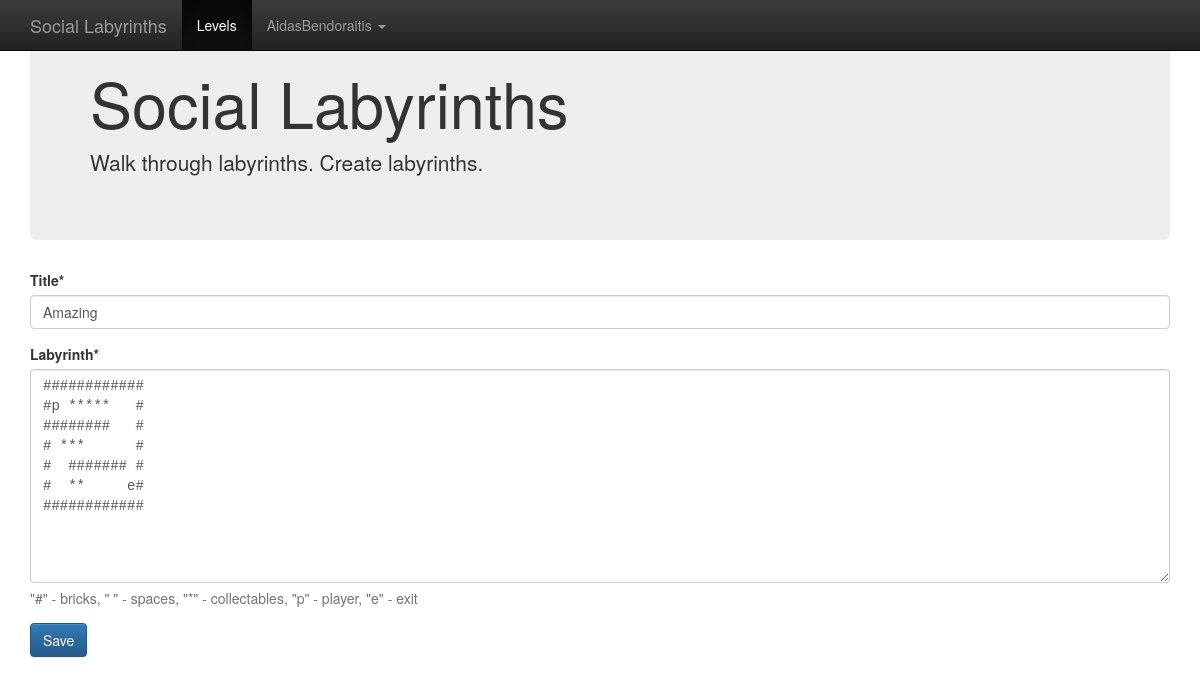
Screenshot of /levels/amazing/change/ (signed in) with the database file from the repository.
### levels/models.py (models this page shows, shortened)
class Level(models.Model):
    created = models.DateTimeField(_("created"), auto_now_add=True)
    modified = models.DateTimeField(_("modified"), auto_now=True)
    author = models.ForeignKey("auth.User", verbose_name=_("author"))
    title = models.CharField(_("title"), max_length=255)
    slug = models.SlugField(_("slug"), max_length=255)
    labyrinth = models.TextField(_("labyrinth"), help_text=_('"#" - bricks, " " - spaces, "*" - collectables, "p" - player, "e" - exit'))
    class Meta:
        verbose_name = _("Level")
        verbose_name_plural = _("Levels")

### levels/views.py (the view)
# urls.py: url(r'^(?P<slug>[^/]+)/change/$', change_level, name="change_level"),
@login_required
def change_level(request, slug):
    level = get_object_or_404(Level, slug=slug)
    if level.author != request.user:
        return HttpResponseForbidden('You do not have permissions to edit this level.')
    if request.method == "POST":
        form = LevelForm(request, data=request.POST, instance=level)
        if form.is_valid():
            level = form.save()
            return redirect('level_detail', slug=level.slug)
    else:
        form = LevelForm(request, instance=level)
    return render(request, 'levels/change_level.html', {'form': form})

### levels/views.py (shortened to what this page needs)
class LevelForm(forms.ModelForm):
    class Meta:
        model = Level
        fields = ['title', 'labyrinth']
    def __init__(self, request, *args, **kwargs):
        super(LevelForm, self).__init__(*args, **kwargs)
        self.request = request
        self.helper = FormHelper()
        self.helper.form_action = ""
        self.helper.form_method = "POST"
        self.helper.layout = layout.Layout(
            "title",
            "labyrinth",
            bootstrap.FormActions(
                layout.Submit('submit', _('Save')),
            )
        )

### social_labyrinth/templates/levels/change_level.html (shortened to what this page needs)
{% extends "base.html" %}
{% load crispy_forms_tags %}
{% block content %}
    {% crispy form %}
{% endblock %}

### social_labyrinth/templates/base.html (shortened to what this page needs)
<!DOCTYPE html>
<html lang="en">
    <head>
        <link rel="stylesheet" href="https://maxcdn.bootstrapcdn.com/bootstrap/3.3.5/css/bootstrap.min.css">
        <link rel="stylesheet" href="https://maxcdn.bootstrapcdn.com/bootstrap/3.3.5/css/bootstrap-theme.min.css">
    </head>
    <body role="document">
        <nav class="navbar navbar-inverse navbar-fixed-top">
            <div class="container">
                <div class="navbar-header">
                    <a class="navbar-brand" href="/">Social Labyrinths</a>
                </div>
                <div id="navbar" class="navbar-collapse collapse">
                    <ul class="nav navbar-nav">
                        <li class="active"><a href="{% url "level_list" %}">Levels</a></li>
                        {% if not request.user.is_authenticated %}
                            <li class="dropdown">
                                <a href="#" class="dropdown-toggle" data-toggle="dropdown" role="button" aria-haspopup="true" aria-expanded="false">Login <span class="caret"></span></a>
                                <ul class="dropdown-menu">
                                    <li><a href="/login/yahoo/?next={{ request.path }}">Yahoo!</a></li>
                                </ul>
                            </li>
                        {% else %}
                            <li class="dropdown">
                                <a href="#" class="dropdown-toggle" data-toggle="dropdown" role="button" aria-haspopup="true" aria-expanded="false">{{ request.user.username }} <span class="caret"></span></a>
                            </li>
                        {% endif %}
                    </ul>
                </div>
            </div>
        </nav>
        <div class="container theme-showcase" role="main">
            <div class="jumbotron">
                <h1>Social Labyrinths</h1>
                <p>Walk through labyrinths. Create labyrinths.</p>
            </div>
            {% block content %}
            {% endblock %}
        </div>
    </body>
</html>

### social_labyrinth/templates/base.html (style rules this page uses)
#id_labyrinth { font-family: monospace; }

### rows the page displays
Level: title "Amazing", labyrinth "############ #p ***** # ######## # # *** # # ####### # # ** e# ############"

### other values shown
{{ request.user.username }} "AidasBendoraitis"
